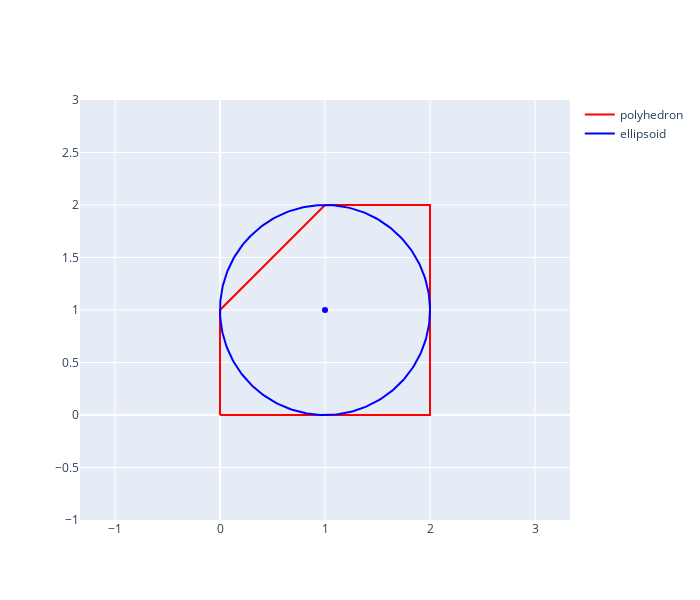

Here is the notebook cell this chart was saved with:
### Code cell
fig = go.Figure()
plot_hpoly(fig, hpoly)
plot_var(fig, mu, sigma_sol)
fig.update_yaxes(range=[-1,3])   # Set y-axis limits
fig.update_xaxes(range=[-1,3])   # Set y-axis limits
fig.update_layout(height=600, width=700)

fig.update_layout(
    xaxis=dict(scaleanchor="y", scaleratio=1),
    yaxis=dict(scaleanchor="x", scaleratio=1)
)
fig.show()

### Figure 1 — Plotly figure (JSON) as saved in the notebook; plotly's stock layout.template omitted (floating-point values rounded to 4 significant figures; data arrays with more than 128 entries replaced by an {"elided": "..."} marker saying what was removed)
{"data": [{"marker": {"color": "red"}, "mode": "lines", "name": "polyhedron", "showlegend": true, "type": "scatter", "x": [-3.331e-15, 2.0, 2.0, 1.0, -3.331e-15, -3.331e-15], "y": [-3.442e-15, -3.442e-15, 2.0, 2.0, 1.0, -3.442e-15]}, {"marker": {"color": "blue"}, "showlegend": false, "type": "scatter", "x": [1], "y": [1]}, {"marker": {"color": "blue"}, "name": "ellipsoid", "showlegend": true, "type": "scatter", "x": {"elided": "300 float values"}, "y": {"elided": "300 float values"}}], "layout": {"height": 600, "width": 700, "xaxis": {"range": [-1, 3], "scaleanchor": "y", "scaleratio": 1}, "yaxis": {"range": [-1, 3], "scaleanchor": "x", "scaleratio": 1}}}
